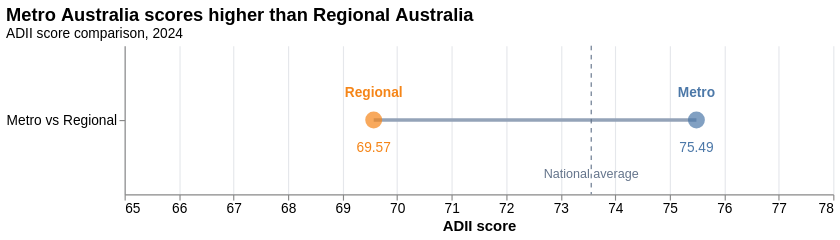

Express this chart as Vega-Lite.
### Vega-Lite specification from a JSON file in a GitHub repository (floating-point values rounded to 4 significant figures)
{"$schema": "https://vega.github.io/schema/vega-lite/v5.json", "description": "Dumbbell chart comparing ADII score between Metro and Regional Australia.", "title": {"text": "Metro Australia scores higher than Regional Australia", "subtitle": "ADII score comparison, 2024"}, "width": 620, "height": 130, "data": {"values": [{"comparison": "Metro vs Regional", "region": "Metro", "score": 75.49}, {"comparison": "Metro vs Regional", "region": "Regional", "score": 69.57}]}, "layer": [{"mark": {"type": "rule", "strokeWidth": 3, "color": "#94a3b8"}, "encoding": {"y": {"field": "comparison", "type": "nominal", "title": null}, "x": {"aggregate": "min", "field": "score", "type": "quantitative", "title": "ADII score", "scale": {"domain": [65, 78]}}, "x2": {"aggregate": "max", "field": "score"}}}, {"mark": {"type": "point", "filled": true, "size": 220}, "encoding": {"y": {"field": "comparison", "type": "nominal", "title": null}, "x": {"field": "score", "type": "quantitative"}, "color": {"field": "region", "type": "nominal", "title": null}, "tooltip": [{"field": "region", "type": "nominal", "title": "Region"}, {"field": "score", "type": "quantitative", "title": "ADII score", "format": ".2f"}]}}, {"mark": {"type": "text", "dy": -24, "fontSize": 12, "fontWeight": "bold"}, "encoding": {"y": {"field": "comparison", "type": "nominal"}, "x": {"field": "score", "type": "quantitative"}, "text": {"field": "region", "type": "nominal"}, "color": {"field": "region", "type": "nominal", "legend": null}}}, {"mark": {"type": "text", "dy": 24, "fontSize": 12}, "encoding": {"y": {"field": "comparison", "type": "nominal"}, "x": {"field": "score", "type": "quantitative"}, "text": {"field": "score", "type": "quantitative", "format": ".2f"}, "color": {"field": "region", "type": "nominal", "legend": null}}}, {"data": {"values": [{"score": 73.56, "label": "National average 73.56"}]}, "mark": {"type": "rule", "strokeDash": [4, 4], "color": "#64748b"}, "encoding": {"x": {"field": "score", "type": "quantitative"}}}, {"data": {"values": [{"score": 73.56, "y": "Metro vs Regional", "label": "National average"}]}, "mark": {"type": "text", "dy": 48, "fontSize": 11, "color": "#64748b"}, "encoding": {"x": {"field": "score", "type": "quantitative"}, "y": {"field": "y", "type": "nominal"}, "text": {"field": "label"}}}], "config": {"view": {"stroke": null}, "axis": {"labelFontSize": 12, "titleFontSize": 13, "gridColor": "#e5e7eb"}, "title": {"fontSize": 16, "subtitleFontSize": 12, "anchor": "start"}}}
